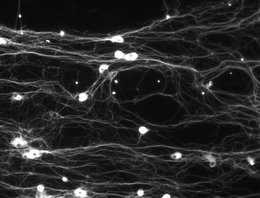
%> input picture sample-image.png, 260 x 198 px, shrunk from 1344 x 1024 before the run
$ octave --eval "result = makestack(imread('sample-image.png'));"   (GNU Octave 9; MATLAB toolbox functions it lacks are replaced by stand-ins)
%> lines starting %> are read from the running program, lines starting %| are printed output that depends on the picture
### fft_circ_mask.m
%
% Copyright (C) 2011 Brown University and Ian Martin
%
% Authors: Jennifer Mitchel <jenmitch@brown.edu>
%          Ian Martin <martini@alum.mit.edu>
%
% This file is part of Neurient.
%
% Neurient is free software: you can redistribute it and/or modify
% it under the terms of the GNU General Public License as published by
% the Free Software Foundation, either version 2 of the License, or
% (at your option) any later version.
%
% Neurient is distributed in the hope that it will be useful,
% but WITHOUT ANY WARRANTY; without even the implied warranty of
% MERCHANTABILITY or FITNESS FOR A PARTICULAR PURPOSE.  See the
% GNU General Public License for more details.
%
% You should have received a copy of the GNU General Public License
% along with Neurient.  If not, see <http://www.gnu.org/licenses/>.
%

function out = fft_circ_mask(im)
assert(length(size(im)) == 2); % Make sure image is flat.
[height, width] = size(im);
d = max(size(im));
x = (1:d) - d/2 - 0.5;
[xx, yy] = meshgrid(x, x);
out = real(ifft2(fft2(im, d, d) .* fftshift((xx .^ 2 + yy .^2) < (d/2)^2)));
out = out(1:height, 1:width); % crop to original size.

### imrotate_smart.m
%
% Copyright (C) 2011 Brown University and Ian Martin
%
% Authors: Jennifer Mitchel <jenmitch@brown.edu>
%          Ian Martin <martini@alum.mit.edu>
%
% This file is part of Neurient.
%
% Neurient is free software: you can redistribute it and/or modify
% it under the terms of the GNU General Public License as published by
% the Free Software Foundation, either version 2 of the License, or
% (at your option) any later version.
%
% Neurient is distributed in the hope that it will be useful,
% but WITHOUT ANY WARRANTY; without even the implied warranty of
% MERCHANTABILITY or FITNESS FOR A PARTICULAR PURPOSE.  See the
% GNU General Public License for more details.
%
% You should have received a copy of the GNU General Public License
% along with Neurient.  If not, see <http://www.gnu.org/licenses/>.
%

function imgpost = imrotate_smart(imgpre, theta, method, bbox)

if (nargin < 4)
	bbox = 'crop';
	if (nargin < 3)
		method = 'Fourier';
	end
end

flat = imgpre(:);
minval = min(flat);
maxval = max(flat);
range = (maxval - minval);

% Force the image intensity into the 0..1 range.
% This is required because imrotate behaves differently with values outside this range.
norm_im = (imgpre - minval) / range;

if (strcmp(method, 'Fourier'))
	if (exist('OCTAVE_VERSION'))
		% Use Octave's built-in imrotate function:
		rotated = imrotate(norm_im, theta, method, bbox);
	else
		% Use custom imrotate function (which only accepts two parameters):
		rotated = RotateImage(norm_im, theta);
	end
else
	% For non-Fourier methods, use the built-in imrotate function:
	rotated = imrotate(norm_im, theta, method, bbox);
end

imgpost = rotated * range + minval; % Restore the original image intensity range.

### makestack.m
%
% Copyright (C) 2011 Brown University and Ian Martin
%
% Authors: Jennifer Mitchel <jenmitch@brown.edu>
%          Ian Martin <martini@alum.mit.edu>
%
% This file is part of Neurient.
%
% Neurient is free software: you can redistribute it and/or modify
% it under the terms of the GNU General Public License as published by
% the Free Software Foundation, either version 2 of the License, or
% (at your option) any later version.
%
% Neurient is distributed in the hope that it will be useful,
% but WITHOUT ANY WARRANTY; without even the implied warranty of
% MERCHANTABILITY or FITNESS FOR A PARTICULAR PURPOSE.  See the
% GNU General Public License for more details.
%
% You should have received a copy of the GNU General Public License
% along with Neurient.  If not, see <http://www.gnu.org/licenses/>.
%

function stack = makestack(im, ntheta, r, k)

use_fft = 1;

if (nargin < 4)
	k = 10;
	if (nargin < 3)
		r = 1;
		if (nargin < 2)
			ntheta = 36;
		end
	end
end

assert(size(im, 3) == 1);

[L,W] = size(im);
%> L = 198; W = 260


d = sqrt(L^2 + W^2);
%> d = 326.8

vpad = ceil((d-L)/2);
%> vpad = 65
hpad = ceil((d-W)/2);
%> hpad = 34

impad = [
	zeros(vpad, hpad + W + hpad);
	zeros(L,hpad), im, zeros(L,hpad);
	zeros(vpad, hpad + W + hpad)
];
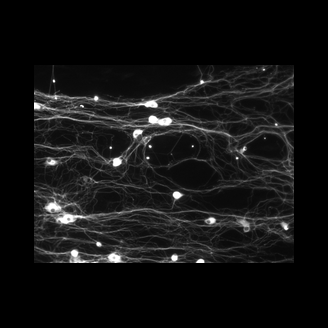
%> impad: size 328x328 uint8; min 0, max 255, mean 19.3

if use_fft
  impad = fft_circ_mask(impad);
end


step = 360 / ntheta;

%all images rotated: remove bias?
%thetas = thetas + step/2;

kernel = [-1, -2, 0, 2, 1, zeros(1, 1 + 2*r), 1, 2, 0, -2, -1]';
kern_width = length(kernel);

kernel_2d = repmat(kernel / k, [1, k]); % divide by k so we get means instead of sums.

stack = zeros(L, W, ntheta);

crop_rows = vpad + (1:L);
%> crop_rows = 198 values from 66 to 263
crop_cols = hpad + (1:W);
%> crop_cols = 260 values from 35 to 294

%         disp('enlarging');
%         impad_2x = imresize (impad, 2, 'nearest');

start_time = tic();

for i = 1:ntheta
       theta = (i - 1) * step;
       disp(sprintf('Rotating by %g.', theta));
       rotated = imrotate_smart(impad, theta);
%         disp('reducing');
%         rotated = imresize(rotated, 0.5, 'box');

       disp('Filter2ing.');
	medians = filter2(kernel_2d, rotated);

	% Now the 2D kernel is centered around the trace coordinate, but we want
	% to align the "baseline" of the kernel to the trace coordinate instead,
	% so we circshift all of the responses to get the equivalent effect:
	medians = circshift(medians, [0, -floor(k/2)]);

       disp(sprintf('Rotating by %g.', -theta));
       uncropped = imrotate_smart(medians, -theta);
       disp('Cropping');
       stack(:,:,i) = uncropped(crop_rows, crop_cols);

       minutes_elapsed = double(tic() - start_time) / 1e6 / 60;
       time_remaining = minutes_elapsed * (ntheta - i) / i;
       disp(sprintf('Finished angle %d/%d, ETA %.2f minutes.\n', i, ntheta, time_remaining));
end
%> this loop made 36 passes
%> pass 1, in makestack, `medians = filter2(kernel_2d, rotated);`:
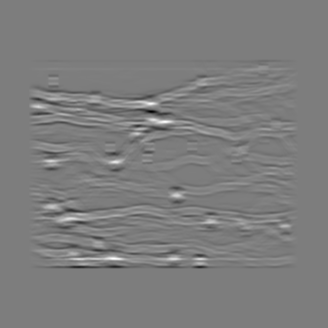
%> medians: size 328x328 double; min -994.7, max 1021.9, mean 0; drawn with min black and max white
%> pass 1, in makestack, `medians = circshift(medians, [0, -floor(k/2)]);`:
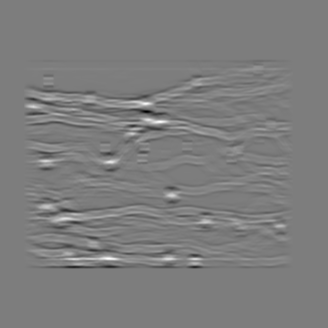
%> medians: size 328x328 double; min -994.7, max 1021.9, mean 0; mean of the top-left, top-right, bottom-left and bottom-right quarters 1.3, 0.4, -1.3, -0.4; drawn with min black and max white

if 1
  sums = zeros(1,ntheta);
	margin = ceil(norm([k, floor(kern_width/2)])); % Diagonal length from trace coordinate to far corner of the 2D kernel
	rows = ((1:L) > margin) & ((1:L) <= (L-margin));
%> rows = 198 logical values, 174 true
	cols = ((1:W) > margin) & ((1:W) <= (W-margin));
%> cols = 260 logical values, 236 true
  for i = 1:ntheta
    sums(i) = sum(sum(stack(rows,cols,i).^2));
  end
%> after the loop, sums = 36 values, max 613754568.5 at index 19, min 118139176.5 at index 27, mean 273810517.8
%> `result = makestack(imread('sample-image.png'));`:
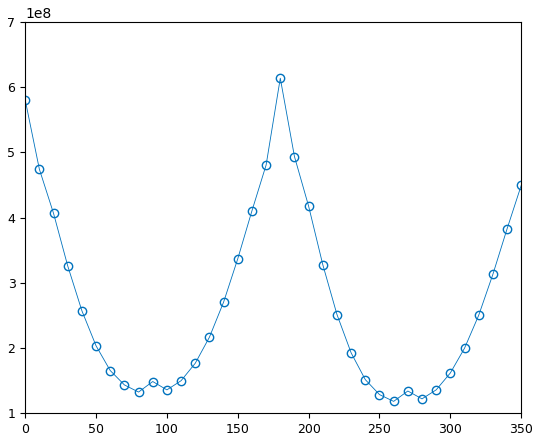
%> figure redrawn from the program's plot data; curve peaks at x = 180, y = 613754568.5
  %
  figure
  plot((0:(ntheta-1)) * 360/ntheta, sums,'o-')
end
% [18 lines of commented-out code are left out]
